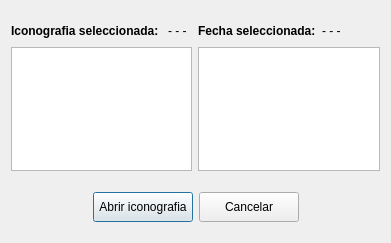
<?xml version="1.0" encoding="UTF-8"?>
<ui version="4.0">
 <class>abrirIcon</class>
 <widget class="QDialog" name="abrirIcon">
  <property name="geometry">
   <rect>
    <x>0</x>
    <y>0</y>
    <width>391</width>
    <height>243</height>
   </rect>
  </property>
  <property name="windowTitle">
   <string>Dialog</string>
  </property>
  <layout class="QGridLayout" name="gridLayout">
   <item row="0" column="0">
    <layout class="QVBoxLayout" name="verticalLayout_3">
     <item>
      <spacer name="verticalSpacer">
       <property name="orientation">
        <enum>Qt::Vertical</enum>
       </property>
       <property name="sizeType">
        <enum>QSizePolicy::Fixed</enum>
       </property>
       <property name="sizeHint" stdset="0">
        <size>
         <width>20</width>
         <height>10</height>
        </size>
       </property>
      </spacer>
     </item>
     <item>
      <layout class="QHBoxLayout" name="horizontalLayout_4">
       <item>
        <layout class="QVBoxLayout" name="verticalLayout">
         <item>
          <layout class="QHBoxLayout" name="horizontalLayout_2">
           <item>
            <widget class="QLabel" name="etqIcon">
             <property name="font">
              <font>
               <weight>75</weight>
               <bold>true</bold>
              </font>
             </property>
             <property name="text">
              <string>&lt;html&gt;&lt;head/&gt;&lt;body&gt;&lt;p&gt;Iconografia seleccionada: &lt;/p&gt;&lt;/body&gt;&lt;/html&gt;</string>
             </property>
            </widget>
           </item>
           <item>
            <widget class="QLabel" name="etqInfoIcon">
             <property name="text">
              <string>- - -</string>
             </property>
            </widget>
           </item>
           <item>
            <spacer name="horizontalSpacer_3">
             <property name="orientation">
              <enum>Qt::Horizontal</enum>
             </property>
             <property name="sizeHint" stdset="0">
              <size>
               <width>40</width>
               <height>20</height>
              </size>
             </property>
            </spacer>
           </item>
          </layout>
         </item>
         <item>
          <widget class="QListView" name="iconList"/>
         </item>
        </layout>
       </item>
       <item>
        <layout class="QVBoxLayout" name="verticalLayout_2">
         <item>
          <layout class="QHBoxLayout" name="horizontalLayout_3">
           <item>
            <widget class="QLabel" name="etqFecha">
             <property name="font">
              <font>
               <weight>75</weight>
               <bold>true</bold>
              </font>
             </property>
             <property name="text">
              <string>&lt;html&gt;&lt;head/&gt;&lt;body&gt;&lt;p&gt;&lt;span style=&quot; font-weight:600;&quot;&gt;Fecha seleccionada:&lt;/span&gt;&lt;/p&gt;&lt;/body&gt;&lt;/html&gt;</string>
             </property>
            </widget>
           </item>
           <item>
            <widget class="QLabel" name="etqInfoFecha">
             <property name="text">
              <string>- - -</string>
             </property>
            </widget>
           </item>
           <item>
            <spacer name="horizontalSpacer_4">
             <property name="orientation">
              <enum>Qt::Horizontal</enum>
             </property>
             <property name="sizeHint" stdset="0">
              <size>
               <width>40</width>
               <height>20</height>
              </size>
             </property>
            </spacer>
           </item>
          </layout>
         </item>
         <item>
          <widget class="QListView" name="fechaIconList"/>
         </item>
        </layout>
       </item>
      </layout>
     </item>
     <item>
      <spacer name="verticalSpacer_3">
       <property name="orientation">
        <enum>Qt::Vertical</enum>
       </property>
       <property name="sizeType">
        <enum>QSizePolicy::Fixed</enum>
       </property>
       <property name="sizeHint" stdset="0">
        <size>
         <width>20</width>
         <height>15</height>
        </size>
       </property>
      </spacer>
     </item>
     <item>
      <layout class="QHBoxLayout" name="horizontalLayout">
       <item>
        <spacer name="horizontalSpacer_2">
         <property name="orientation">
          <enum>Qt::Horizontal</enum>
         </property>
         <property name="sizeHint" stdset="0">
          <size>
           <width>40</width>
           <height>20</height>
          </size>
         </property>
        </spacer>
       </item>
       <item>
        <widget class="QPushButton" name="btnAbrir">
         <property name="minimumSize">
          <size>
           <width>100</width>
           <height>30</height>
          </size>
         </property>
         <property name="text">
          <string>Abrir iconografia</string>
         </property>
        </widget>
       </item>
       <item>
        <widget class="QPushButton" name="btnCancelar">
         <property name="minimumSize">
          <size>
           <width>100</width>
           <height>30</height>
          </size>
         </property>
         <property name="text">
          <string>Cancelar</string>
         </property>
        </widget>
       </item>
       <item>
        <spacer name="horizontalSpacer">
         <property name="orientation">
          <enum>Qt::Horizontal</enum>
         </property>
         <property name="sizeHint" stdset="0">
          <size>
           <width>40</width>
           <height>20</height>
          </size>
         </property>
        </spacer>
       </item>
      </layout>
     </item>
     <item>
      <spacer name="verticalSpacer_2">
       <property name="orientation">
        <enum>Qt::Vertical</enum>
       </property>
       <property name="sizeType">
        <enum>QSizePolicy::Fixed</enum>
       </property>
       <property name="sizeHint" stdset="0">
        <size>
         <width>20</width>
         <height>10</height>
        </size>
       </property>
      </spacer>
     </item>
    </layout>
   </item>
  </layout>
 </widget>
 <resources/>
 <connections/>
</ui>
